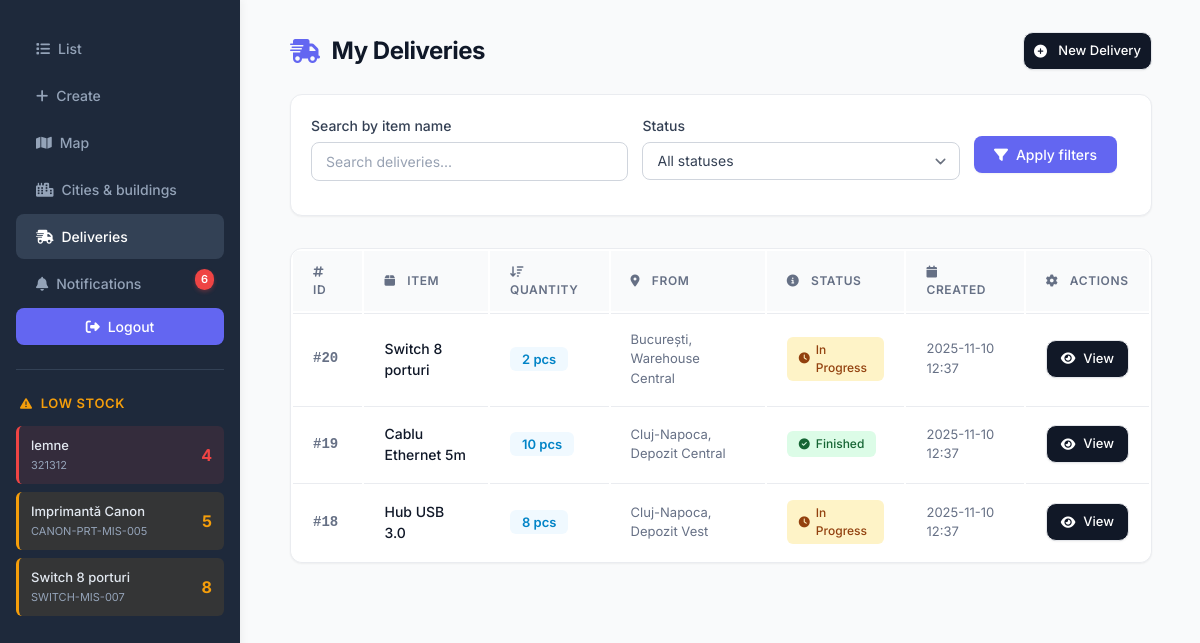
The app's page /delivery/ (signed in) with its own data.
### app/models.py (models this page shows, shortened)
class Item(models.Model):
    owner = models.ForeignKey(get_user_model(), on_delete=models.CASCADE, related_name="items")
    name = models.CharField(max_length=100)
    sku = models.CharField(max_length=100)
    quantity = models.IntegerField(default=0)
    city = models.CharField(max_length=100, blank=True, default="")
    building = models.CharField(max_length=100, blank=True, default="")
    address = models.CharField(max_length=255, blank=True, default="")
    lat = models.DecimalField(max_digits=9, decimal_places=6, null=True, blank=True)
    lng = models.DecimalField(max_digits=9, decimal_places=6, null=True, blank=True)
    building_ref = models.ForeignKey(
        Building, on_delete=models.PROTECT, related_name="items",
        null=True, blank=True
    )
    created_at = models.DateTimeField(auto_now_add=True)
    class Meta:
        constraints = [
            models.UniqueConstraint(fields=["owner", "sku"], name="uniq_owner_sku")
        ]
        indexes = [
            models.Index(fields=["owner", "sku"]),
            models.Index(fields=["city"]),
        ]
        ordering = ["-created_at"]

class Delivery(models.Model):
    STATUS_CHOICES = [
        ('in_progress', 'In Progress'),
        ('finished', 'Finished'),
        ('cancelled', 'Cancelled'),
    ]
    item = models.ForeignKey('Item', on_delete=models.PROTECT, related_name='deliveries')
    quantity = models.IntegerField()
    status = models.CharField(max_length=20, choices=STATUS_CHOICES, default='in_progress')
    from_city = models.CharField(max_length=100)
    from_building = models.CharField(max_length=100)
    from_address = models.CharField(max_length=255)
    to_city = models.CharField(max_length=100, blank=True, default='')
    to_building = models.CharField(max_length=100, blank=True, default='')
    to_address = models.CharField(max_length=255, blank=True, default='')
    created_by = models.CharField(max_length=100)
    created_at = models.DateTimeField(auto_now_add=True)
    finished_at = models.DateTimeField(null=True, blank=True)
    class Meta:
        ordering = ['-created_at']

### app/views.py (the view)
# urls.py: path("delivery/", views.DeliveryListView.as_view(), name="delivery-list"),
class DeliveryListView(LoginRequiredMixin, ListView):
    model = Delivery
    template_name = "app/delivery_list.html"
    context_object_name = "deliveries"
    def get_queryset(self):
        qs = Delivery.objects.filter(created_by=self.request.user.username)
        status = self.request.GET.get('status')
        if status:
            qs = qs.filter(status=status)
        q = self.request.GET.get('q')
        if q:
            qs = qs.filter(item__name__icontains=q)
        return qs.select_related('item').order_by('-created_at')
    def get_context_data(self, **kwargs):
        ctx = super().get_context_data(**kwargs)
        ctx['status_choices'] = Delivery.STATUS_CHOICES
        return ctx

### app/context_processors.py (called while the page is built)
def low_stock_items(request):
    if request.user.is_authenticated:
        items = Item.objects.filter(
            owner=request.user,
            quantity__lt=10
        ).order_by('quantity')[:10]  # Limit to 10 items
        return {'low_stock_items': items}
    return {'low_stock_items': []}

def unread_notifications(request):
    if request.user.is_authenticated:
        unread_count = Notification.objects.filter(
            user=request.user,
            is_read=False
        ).count()
        recent_notifications = Notification.objects.filter(
            user=request.user,
            is_read=False
        ).order_by('-created_at')[:5]  # Last 5 unread
        return {
            'unread_notifications_count': unread_count,
            'recent_notifications': recent_notifications,
        }
    return {
        'unread_notifications_count': 0,
        'recent_notifications': [],
    }

### app/templates/app/delivery_list.html (shortened to what this page needs)
{% extends 'base.html' %}
{% block content %}
<div style="margin-bottom: 2rem;">
  <div style="display: flex; justify-content: space-between; align-items: center; margin-bottom: 1.5rem;">
    <h2 style="color: #101828; font-size: 24px; font-weight: 700; margin: 0; display: flex; align-items: center;">
      <i class="fas fa-shipping-fast" style="color: #6366f1; margin-right: 0.75rem;"></i>
      My Deliveries
    </h2>
    <a href="{% url 'delivery-create' %}" class="btn" style="text-decoration: none;">
      <i class="fas fa-plus-circle"></i>
      New Delivery
    </a>
  </div>
  <form method="get" class="filter-bar">
    <div>
      <label for="q">Search by item name</label>
      <input type="text" id="q" name="q" value="{{ request.GET.q }}" placeholder="Search deliveries..." />
    </div>
    <div>
      <label for="status">Status</label>
      <select id="status" name="status">
        <option value="">All statuses</option>
      </select>
    </div>
    <div style="display: flex; align-items: flex-end;">
      <button type="submit"><i class="fas fa-filter"></i> Apply filters</button>
    </div>
  </form>
</div>
{% if deliveries %}
  <div style="background: white; border-radius: 12px; overflow: hidden; box-shadow: 0 1px 2px rgba(0,0,0,0.05); border: 1px solid #eaecf0;">
    <table style="margin: 0; box-shadow: none; border: none;">
      <thead>
        <tr>
          <th><i class="fas fa-hashtag"></i> ID</th>
          <th><i class="fas fa-box"></i> Item</th>
          <th><i class="fas fa-sort-amount-down"></i> Quantity</th>
          <th><i class="fas fa-map-marker-alt"></i> From</th>
          <th><i class="fas fa-info-circle"></i> Status</th>
          <th><i class="fas fa-calendar"></i> Created</th>
          <th><i class="fas fa-cog"></i> Actions</th>
        </tr>
      </thead>
      <tbody>
        {% for delivery in deliveries %}
          <tr>
            <td style="font-family: 'Courier New', monospace; color: #667085; font-weight: 600;">#{{ delivery.id }}</td>
            <td style="font-weight: 500; color: #101828;">{{ delivery.item.name }}</td>
            <td>
              <span style="background: #f0f9ff; color: #0284c7; padding: 0.25rem 0.75rem; border-radius: 6px; font-size: 13px; font-weight: 600;">
                {{ delivery.quantity }} pcs
              </span>
            </td>
            <td style="color: #667085; font-size: 13px;">
              {{ delivery.from_city }}, {{ delivery.from_building }}
            </td>
            <td>
              {% if delivery.status == 'in_progress' %}
                <span style="background: #fef3c7; color: #92400e; padding: 0.25rem 0.75rem; border-radius: 6px; font-size: 12px; font-weight: 500; display: inline-flex; align-items: center;">
                  <i class="fas fa-clock" style="margin-right: 0.375rem; font-size: 11px;"></i>
                  In Progress
                </span>
              {% elif delivery.status == 'finished' %}
                <span style="background: #dcfce7; color: #166534; padding: 0.25rem 0.75rem; border-radius: 6px; font-size: 12px; font-weight: 500; display: inline-flex; align-items: center;">
                  <i class="fas fa-check-circle" style="margin-right: 0.375rem; font-size: 11px;"></i>
                  Finished
                </span>
              {% else %}
                <span style="background: #fee2e2; color: #991b1b; padding: 0.25rem 0.75rem; border-radius: 6px; font-size: 12px; font-weight: 500; display: inline-flex; align-items: center;">
                  <i class="fas fa-times-circle" style="margin-right: 0.375rem; font-size: 11px;"></i>
                  Cancelled
                </span>
              {% endif %}
            </td>
            <td style="color: #667085; font-size: 13px;">{{ delivery.created_at|date:"Y-m-d H:i" }}</td>
            <td>
              <a href="{% url 'delivery-detail' delivery.id %}" class="btn" style="padding: 0.5rem 0.875rem; font-size: 13px; text-decoration: none; display: inline-flex; align-items: center;">
                  <i class="fas fa-eye"></i>
                  View
              </a>
            </td>
          </tr>
        {% endfor %}
      </tbody>
    </table>
  </div>
{% endif %}
{% endblock %}

### app/templates/base.html (shortened to what this page needs)
{% load static %}
<!DOCTYPE html>
<html>
<head>
  <link rel="stylesheet" href="{% static 'app/css/styles.css' %}">
  <link rel="stylesheet" href="https://cdnjs.cloudflare.com/ajax/libs/font-awesome/6.5.1/css/all.min.css">
</head>
<body>
  <nav>
    <a href="{% url 'item-list' %}"><i class="fas fa-list"></i> List</a>
    <a href="{% url 'item-create' %}"><i class="fas fa-plus"></i> Create</a>
    <a href="{% url 'map'%}"><i class="fas fa-map"></i> Map </a>
    {% if user.is_staff %}
        <a href="{% url 'admin-inventory' %}"><i class="fas fa-city"></i>Cities & buildings</a>
    {% endif %}
    <a href="{% url 'delivery-list' %}" class="nav-link {% if request.resolver_match.url_name == 'delivery-list' %}active{% endif %}">
      <i class="fas fa-shipping-fast"></i>
      Deliveries
    </a>
    {% if user.is_authenticated %}
    <a href="{% url 'notification-list' %}" class="nav-link {% if request.resolver_match.url_name == 'notification-list' %}active{% endif %}" style="position: relative;">
      <i class="fas fa-bell"></i>
      Notifications
      {% if unread_notifications_count > 0 %}
      <span class="notification-badge">{{ unread_notifications_count }}</span>
      {% endif %}
    </a>
    {% endif %}
    {% if user.is_authenticated %}
      <form method="post" action="{% url 'logout' %}">
        <button type="submit"><i class="fas fa-sign-out-alt"></i> Logout</button>
      </form>
      {% if low_stock_items %}
      <div class="low-stock-section">
        <h3><i class="fas fa-exclamation-triangle"></i> Low Stock</h3>
        <div class="low-stock-table">
          {% for item in low_stock_items %}
          <div class="low-stock-item {% if item.quantity < 5 %}critical{% elif item.quantity < 10 %}warning{% endif %}">
            <div class="item-info">
              <span class="item-name">{{ item.name }}</span>
              <span class="item-sku">{{ item.sku }}</span>
            </div>
            <span class="item-quantity">{{ item.quantity }}</span>
          </div>
          {% endfor %}
        </div>
      </div>
      {% endif %}
    {% else %}
      <a href="{% url 'login' %}"><i class="fas fa-sign-in-alt"></i> Login</a>
    {% endif %}
  </nav>
  <div class="container">
    {% block content %}{% endblock %}
  </div>
</body>
</html>

### records on screen
Item: name "lemne", sku "321312", quantity "4"
Item: name "Imprimantă Canon", sku "CANON-PRT-MIS-005", quantity "5"
Item: name "Switch 8 porturi", sku "SWITCH-MIS-007", quantity "8"
Delivery: id "20", item.name "Switch 8 porturi", quantity "2", from_city "București", from_building "Warehouse Central", status "in_progress" (drawn), created_at "2025-11-10 12:37"
Delivery: id "19", item.name "Cablu Ethernet 5m", quantity "10", from_city "Cluj-Napoca", from_building "Depozit Central", status "finished" (drawn), created_at "2025-11-10 12:37"
Delivery: id "18", item.name "Hub USB 3.0", quantity "8", from_city "Cluj-Napoca", from_building "Depozit Vest", status "in_progress" (drawn), created_at "2025-11-10 12:37"

### other values on screen
{{ unread_notifications_count }} "6"
